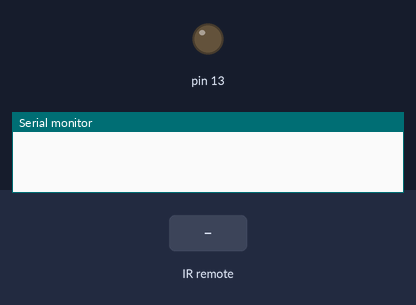
A sketch run on a simulated Arduino Uno, built with avr-gcc and run on an emulated ATmega328P. Parts: output pins drawn as LEDs (lit = HIGH), the last lines printed to the serial monitor. Inputs (shaded band) come from the test bench.

Above: at 1.2 s.
1.3 s: infrared code 0xFD08F7 received
At 2.5 s:
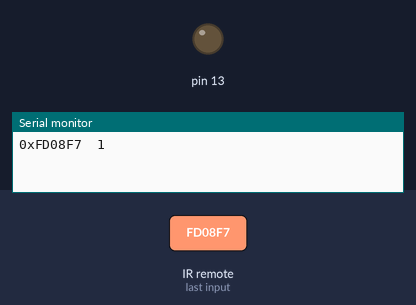
2.8 s: infrared code 0xFD8877 received
At 3.7 s:
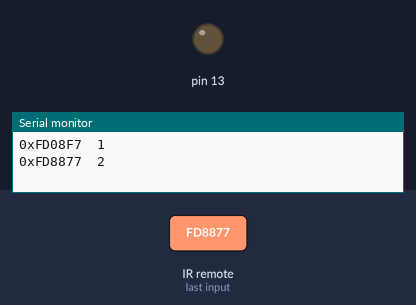
4.3 s: infrared code 0xFD48B7 received
At 4.8 s:
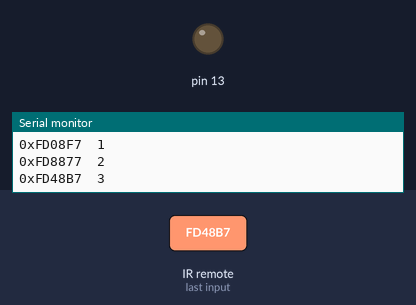
Timing chart, 0 to 7.3 s (numbered marks = the images above; inputs shaded):
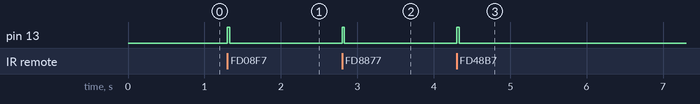

The sketch:

decoding_ir_signals.ino
```cpp
#include <IRremote.h>
#define receiver_pin 11

IRrecv receiver(receiver_pin);
decode_results data;
void processSignal(void);

void setup(void) {
  pinMode(13,OUTPUT);
  Serial.begin(9600);
  receiver.enableIRIn();

}

void loop(void) {

  if(receiver.decode(&data)){
    digitalWrite(13,HIGH);
    Serial.print("0x");
    Serial.print(data.value,HEX);
    Serial.print("\t");
    processSignal();

    delay(30);  //Add delay to prevent false readings
    receiver.resume();
    Serial.println();
  }
    digitalWrite(13,LOW);

}

void processSignal(void){
  switch(data.value){
    case 0xFD08F7 : Serial.println("1"); break;//number 1
    case 0xFD8877 : Serial.println("2"); break;//number 2
    case 0xFD48B7 : Serial.println("3"); break;//number 3
    case 0xFD28D7 : Serial.println("4"); break;//number 4
    case 0xFDA857 : Serial.println("5"); break;//number 5
    case 0xFD6897 : Serial.println("6"); break;//number 6
    case 0xFD18E7 : Serial.println("7"); break;//number 7
    case 0xFD9867 : Serial.println("8"); break;//number 8
    case 0xFD58A7 : Serial.println("9"); break;//number 9
    case 0xFD30CF : Serial.println("0"); break;//number 0
    case 0xFD807F : Serial.println("+"); break;// VOL +
    case 0xFD906F : Serial.println("-"); break;// VOL -
    case 0xFD50AF : Serial.println("CH+"); break;//CH+ button
    case 0xFF629D : Serial.println("CH"); break;//CH button
    case 0xFD10EF : Serial.println("CH-"); break;//CH- button
    case 0xFD609F : Serial.println(">>|"); break;//>>| (NEXT) button
    case 0xFD20DF : Serial.println("|<<"); break;//|<< (PREV) button
    case 0xFDA05F : Serial.println(">||"); break;// PLAY/PAUSE
    case 0xFDB04F : Serial.println("EQ"); break;// EQ
    case 0xFD00FF : Serial.println("POWER"); break;// POWER
    case 0xFD40BF : Serial.println("FUNC/STOP"); break;//FUNC/STOP button
    default : Serial.println("UNKNOWN SIGNAL");
}
}
```

Measured:
- after the input at 1.3 s, pin 13: LOW → HIGH at once, → LOW 0.03 s later
- after the input at 2.8 s, pin 13: LOW → HIGH at once, → LOW 0.03 s later
- after the input at 4.3 s, pin 13: LOW → HIGH at once, → LOW 0.03 s later
